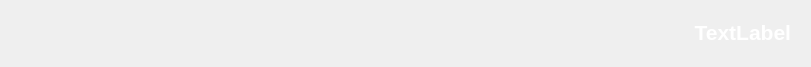
<?xml version="1.0" encoding="UTF-8"?>
<ui version="4.0">
 <class>Form</class>
 <widget class="QWidget" name="Form">
  <property name="geometry">
   <rect>
    <x>0</x>
    <y>0</y>
    <width>811</width>
    <height>67</height>
   </rect>
  </property>
  <property name="minimumSize">
   <size>
    <width>0</width>
    <height>0</height>
   </size>
  </property>
  <property name="maximumSize">
   <size>
    <width>1677725</width>
    <height>1677725</height>
   </size>
  </property>
  <property name="windowTitle">
   <string>Form</string>
  </property>
  <property name="styleSheet">
   <string notr="true"/>
  </property>
  <layout class="QGridLayout" name="gridLayout">
   <item row="0" column="0" alignment="Qt::AlignTop">
    <widget class="QWidget" name="widget" native="true">
     <property name="maximumSize">
      <size>
       <width>16777215</width>
       <height>16777215</height>
      </size>
     </property>
     <property name="styleSheet">
      <string notr="true">border-radius:15px;
background:transparent;</string>
     </property>
     <layout class="QVBoxLayout" name="verticalLayout">
      <property name="spacing">
       <number>0</number>
      </property>
      <property name="topMargin">
       <number>0</number>
      </property>
      <property name="rightMargin">
       <number>0</number>
      </property>
      <property name="bottomMargin">
       <number>0</number>
      </property>
      <item alignment="Qt::AlignRight">
       <widget class="QFrame" name="frame_3">
        <property name="styleSheet">
         <string notr="true">background:transparent;</string>
        </property>
        <property name="frameShape">
         <enum>QFrame::StyledPanel</enum>
        </property>
        <property name="frameShadow">
         <enum>QFrame::Raised</enum>
        </property>
        <layout class="QGridLayout" name="gridLayout_3">
         <item row="0" column="0" alignment="Qt::AlignRight|Qt::AlignTop">
          <widget class="QLabel" name="label_2">
           <property name="font">
            <font>
             <pointsize>16</pointsize>
             <italic>false</italic>
             <bold>true</bold>
            </font>
           </property>
           <property name="styleSheet">
            <string notr="true">color:rgb(255,255,255);

</string>
           </property>
           <property name="text">
            <string>TextLabel</string>
           </property>
           <property name="alignment">
            <set>Qt::AlignRight|Qt::AlignTrailing|Qt::AlignVCenter</set>
           </property>
          </widget>
         </item>
        </layout>
       </widget>
      </item>
     </layout>
    </widget>
   </item>
  </layout>
 </widget>
 <resources/>
 <connections/>
</ui>
